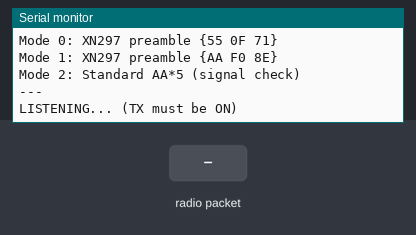
A sketch run on a simulated Arduino Uno, built with avr-gcc and run on an emulated ATmega328P. Shown: the last lines printed to the serial monitor. The inputs (shaded band) are chosen by the test bench. No radio packets arrive unless stated.

Above: at 1.7 s.
1.8 s: radio packet "1" arrives
At 2.8 s:
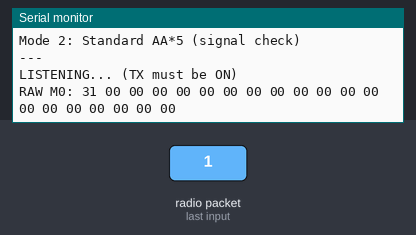
4.5 s: radio packet "0" arrives
At 5.3 s:
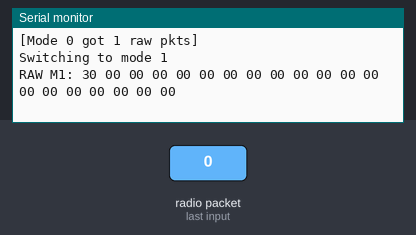
6.0 s: radio packet "2" arrives
7.5 s: radio packet "1" arrives
At 8.7 s:
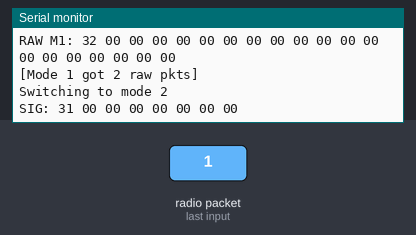

The sketch:

16_xn297_dump.ino
```cpp
// ============================================================================
// F8620 — XN297 Protocol Dump (based on Pascallanger multi-protocol technique)
//
// Uses the XN297 preamble as nRF24 RX address to capture raw XN297 packets,
// then verifies CRC in software to find valid packets and extract the real
// address + payload.
//
// Key insight: nRF24 address = {0x55, 0x0F, 0x71} matches XN297's preamble,
// so everything received after that is the XN297's address + payload + CRC.
// ============================================================================

#include <SPI.h>
#include <RF24.h>

RF24 radio(9, 10);

// XN297 scramble table
static const uint8_t xn297_scramble[] PROGMEM = {
    0xE3, 0xB1, 0x4B, 0xEA, 0x85, 0xBC, 0xE5, 0x66,
    0x0D, 0xAE, 0x8C, 0x88, 0x12, 0x69, 0xEE, 0x1F,
    0xC7, 0x62, 0x97, 0xD5, 0x0B, 0x79, 0xCA, 0xCC,
    0x1B, 0x5D, 0x19, 0x10, 0x24, 0xD3, 0xDC, 0x3F,
    0x8E, 0xC5, 0x2F, 0xAA, 0x16, 0xF3, 0x95
};

// CRC XOR-out tables (scrambled and unscrambled, standard mode)
// Index = addr_len - 3 + payload_len
static const uint16_t xn297_crc_xorout_scrambled[] PROGMEM = {
    0x0000, 0x3448, 0x9BA7, 0x8BBB, 0x85E1, 0x3E8C,
    0x451E, 0x18E6, 0x6B24, 0xE7AB, 0x3828, 0x814B,
    0xD461, 0xF494, 0x2503, 0x691D, 0xFE8B, 0x9BA7,
    0x8B17, 0x2920, 0x8B5F, 0x61B1, 0xD391, 0x7401,
    0x2138, 0x129F, 0xB3A0, 0x2988, 0x23CA, 0xC0CB,
    0x0C6C, 0xB329, 0xA0A1, 0x0A16, 0xA9D0
};

static const uint16_t xn297_crc_xorout[] PROGMEM = {
    0x0000, 0x3D5F, 0xA6F1, 0x3A23, 0xAA16, 0x1CAF,
    0x62B2, 0xE0EB, 0x0821, 0xBE07, 0x5F1A, 0xAF15,
    0x4F0A, 0xAD24, 0x5E48, 0xED34, 0x068C, 0xF2C9,
    0x1852, 0xDF36, 0x129D, 0xB17C, 0xD5F5, 0x70D7,
    0xB798, 0x5133, 0x67DB, 0xD94E, 0x0A5B, 0xE445,
    0xE6A5, 0x26E7, 0xBDAB, 0xC379, 0x8E20
};

static uint16_t crc;

void crc16_update(uint8_t val, uint8_t bits) {
  crc ^= ((uint16_t)val) << 8;
  while (bits--) {
    if (crc & 0x8000)
      crc = (crc << 1) ^ 0x8005;
    else
      crc = crc << 1;
  }
}

uint8_t bit_reverse(uint8_t b) {
  b = ((b & 0xF0) >> 4) | ((b & 0x0F) << 4);
  b = ((b & 0xCC) >> 2) | ((b & 0x33) << 2);
  b = ((b & 0xAA) >> 1) | ((b & 0x55) << 1);
  return b;
}

// Try to decode an XN297 packet from raw received bytes
// Returns true if valid CRC found, fills addr_out, payload_out, etc.
bool xn297_decode(uint8_t* raw, uint8_t raw_len,
                  uint8_t* addr_out, uint8_t* addr_len_out,
                  uint8_t* payload_out, uint8_t* payload_len_out,
                  bool* scrambled_out) {

  // Try address lengths 3, 4, 5
  for (uint8_t addr_len = 3; addr_len <= 5; addr_len++) {
    // CRC initial value
    crc = 0xB5D2;

    // Process address bytes into CRC
    for (uint8_t i = 0; i < addr_len; i++) {
      crc16_update(raw[i], 8);
    }

    // Now try each possible payload length
    uint16_t crc_after_addr = crc;

    for (uint8_t pay_len = 1; pay_len <= raw_len - addr_len - 2; pay_len++) {
      // Update CRC with this payload byte
      crc16_update(raw[addr_len + pay_len - 1], 8);

      // Check if next 2 bytes match CRC XOR'd with xorout
      uint8_t xorout_idx = addr_len - 3 + pay_len;
      if (xorout_idx >= 35) break;  // table limit

      uint16_t crc_check;
      uint16_t received_crc = ((uint16_t)raw[addr_len + pay_len] << 8) | raw[addr_len + pay_len + 1];

      // Try unscrambled
      crc_check = crc ^ pgm_read_word(&xn297_crc_xorout[xorout_idx]);
      if (crc_check == received_crc) {
        *addr_len_out = addr_len;
        *payload_len_out = pay_len;
        *scrambled_out = false;
        // Address: reverse byte order
        for (uint8_t i = 0; i < addr_len; i++)
          addr_out[i] = raw[addr_len - 1 - i];
        // Payload: bit-reverse each byte
        for (uint8_t i = 0; i < pay_len; i++)
          payload_out[i] = bit_reverse(raw[addr_len + i]);
        return true;
      }

      // Try scrambled
      crc_check = crc ^ pgm_read_word(&xn297_crc_xorout_scrambled[xorout_idx]);
      if (crc_check == received_crc) {
        *addr_len_out = addr_len;
        *payload_len_out = pay_len;
        *scrambled_out = true;
        // Address: reverse byte order, XOR with scramble
        for (uint8_t i = 0; i < addr_len; i++)
          addr_out[i] = raw[addr_len - 1 - i] ^ pgm_read_byte(&xn297_scramble[i]);
        // Payload: XOR with scramble then bit-reverse
        for (uint8_t i = 0; i < pay_len; i++)
          payload_out[i] = bit_reverse(raw[addr_len + i] ^ pgm_read_byte(&xn297_scramble[addr_len + i]));
        return true;
      }
    }
  }
  return false;
}

static const uint8_t channels[] = {72, 73, 74, 75, 76, 77};
static const uint8_t NUM_CH = 6;
static uint8_t ch_idx = 0;
static uint32_t pkt_count = 0;
static uint32_t valid_count = 0;

// Alternate between XN297 preamble and AA*5 to verify signal present
static uint8_t mode = 0;  // 0=XN297 preamble1, 1=XN297 preamble2, 2=AA*5 verify

void set_rx_mode(uint8_t m) {
  radio.stopListening();
  switch (m) {
    case 0:  // XN297 preamble variant 1 (addr MSBit=0)
      radio.setAddressWidth(3);
      { uint8_t a[] = {0x55, 0x0F, 0x71}; radio.openReadingPipe(0, a); }
      break;
    case 1:  // XN297 preamble variant 2 (addr MSBit=1)
      radio.setAddressWidth(3);
      { uint8_t a[] = {0xAA, 0xF0, 0x8E}; radio.openReadingPipe(0, a); }
      break;
    case 2:  // Standard AA*5 (verify signal present)
      radio.setAddressWidth(5);
      { uint8_t a[] = {0xAA, 0xAA, 0xAA, 0xAA, 0xAA}; radio.openReadingPipe(0, a); }
      break;
  }
  radio.startListening();
}

void setup() {
  Serial.begin(1000000);
  delay(500);

  Serial.println(F("=== XN297 PROTOCOL DUMP v2 ==="));
  Serial.println(F("Scanning CH72-77, cycling address modes"));
  Serial.println(F("Mode 0: XN297 preamble {55 0F 71}"));
  Serial.println(F("Mode 1: XN297 preamble {AA F0 8E}"));
  Serial.println(F("Mode 2: Standard AA*5 (signal check)"));
  Serial.println(F("---"));

  if (!radio.begin()) {
    Serial.println(F("FAIL"));
    while (1) {}
  }

  radio.setDataRate(RF24_1MBPS);
  radio.setCRCLength(RF24_CRC_DISABLED);
  radio.setAutoAck(false);
  radio.setPayloadSize(32);
  radio.setChannel(channels[0]);

  set_rx_mode(0);
  Serial.println(F("LISTENING... (TX must be ON)"));
}

void loop() {
  // Channel hopping: 2ms per channel
  static uint32_t last_hop = 0;
  if (millis() - last_hop > 2) {
    ch_idx = (ch_idx + 1) % NUM_CH;
    radio.stopListening();
    radio.setChannel(channels[ch_idx]);
    radio.startListening();
    last_hop = millis();
  }

  // Switch RX mode every 3 seconds
  static uint32_t last_mode_switch = 0;
  static uint32_t mode_pkt_count = 0;
  if (millis() - last_mode_switch > 3000) {
    Serial.print(F("\n[Mode "));
    Serial.print(mode);
    Serial.print(F(" got "));
    Serial.print(mode_pkt_count);
    Serial.println(F(" raw pkts]"));

    mode = (mode + 1) % 3;
    set_rx_mode(mode);
    mode_pkt_count = 0;
    last_mode_switch = millis();

    Serial.print(F("Switching to mode "));
    Serial.println(mode);
  }

  uint8_t pipe;
  if (radio.available(&pipe)) {
    uint8_t raw[32];
    radio.read(raw, 32);
    pkt_count++;
    mode_pkt_count++;

    // Only try XN297 decode in modes 0 and 1
    if (mode < 2) {
      uint8_t addr[5], payload[32];
      uint8_t addr_len, payload_len;
      bool scrambled;

      if (xn297_decode(raw, 32, addr, &addr_len, payload, &payload_len, &scrambled)) {
        valid_count++;

        Serial.print(F("*** FOUND! M="));
        Serial.print(mode);
        Serial.print(F(" CH="));
        Serial.print(channels[ch_idx]);
        Serial.print(F(" S="));
        Serial.print(scrambled ? 'Y' : 'N');
        Serial.print(F(" A("));
        Serial.print(addr_len);
        Serial.print(F(")="));
        for (uint8_t i = 0; i < addr_len; i++) {
          if (addr[i] < 0x10) Serial.print('0');
          Serial.print(addr[i], HEX);
          if (i < addr_len - 1) Serial.print(' ');
        }
        Serial.print(F(" P("));
        Serial.print(payload_len);
        Serial.print(F(")="));
        for (uint8_t i = 0; i < payload_len && i < 16; i++) {
          if (payload[i] < 0x10) Serial.print('0');
          Serial.print(payload[i], HEX);
          if (i < payload_len - 1 && i < 15) Serial.print(' ');
        }
        Serial.println(F(" ***"));
      } else if (mode_pkt_count <= 5) {
        // Dump raw bytes for first 5 packets (debug)
        Serial.print(F("RAW M"));
        Serial.print(mode);
        Serial.print(F(": "));
        for (uint8_t i = 0; i < 20; i++) {
          if (raw[i] < 0x10) Serial.print('0');
          Serial.print(raw[i], HEX);
          Serial.print(' ');
        }
        Serial.println();
      }
    } else {
      // Mode 2: just report raw first bytes as signal check
      if (mode_pkt_count <= 3) {
        Serial.print(F("SIG: "));
        for (uint8_t i = 0; i < 8; i++) {
          if (raw[i] < 0x10) Serial.print('0');
          Serial.print(raw[i], HEX);
          Serial.print(' ');
        }
        Serial.println();
      }
    }

    // Status every 2000 packets
    if (pkt_count % 2000 == 0) {
      Serial.print(F("Total: "));
      Serial.print(pkt_count);
      Serial.print(F(" raw, "));
      Serial.print(valid_count);
      Serial.println(F(" valid XN297"));
    }
  }
}
```

Measured:
- after the input at 1.8 s, the serial monitor: prints a new line at once (image 1)
- after the input at 4.5 s, the serial monitor: prints a new line at once (image 2)
- after the input at 7.5 s, the serial monitor: prints a new line at once (image 3)
